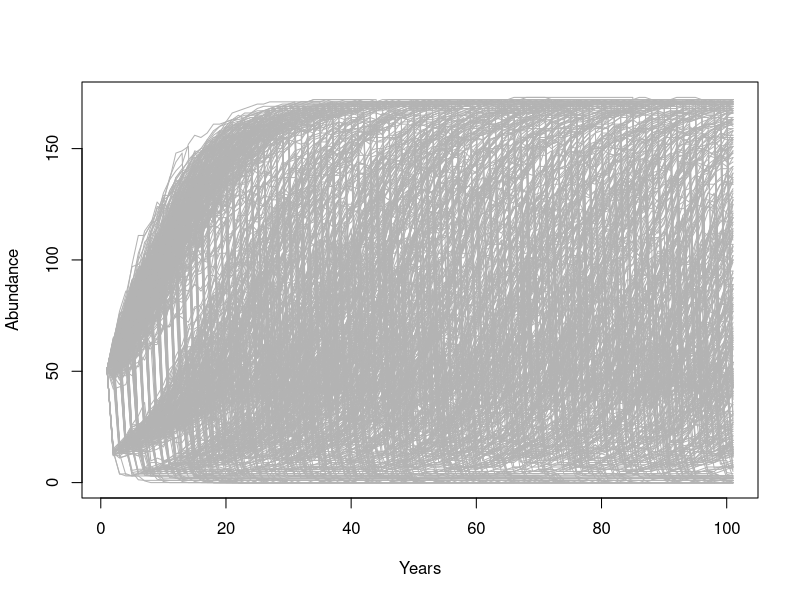
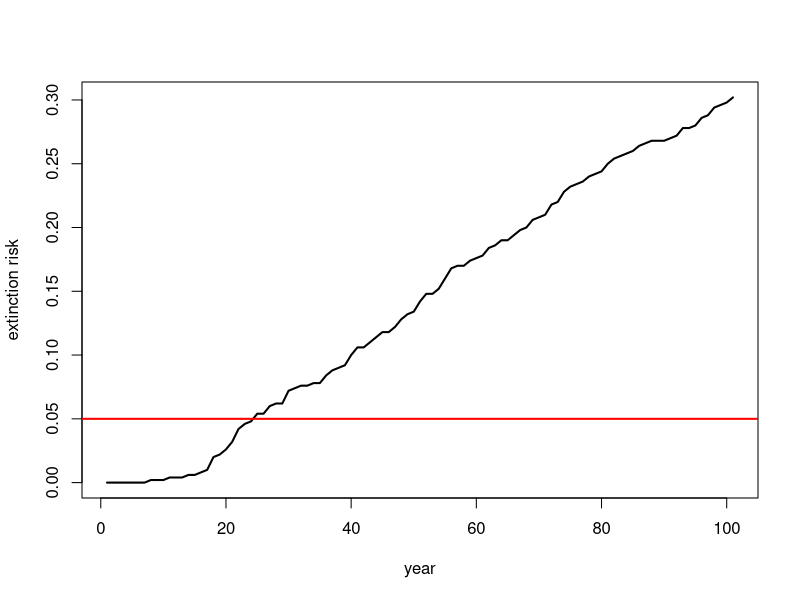
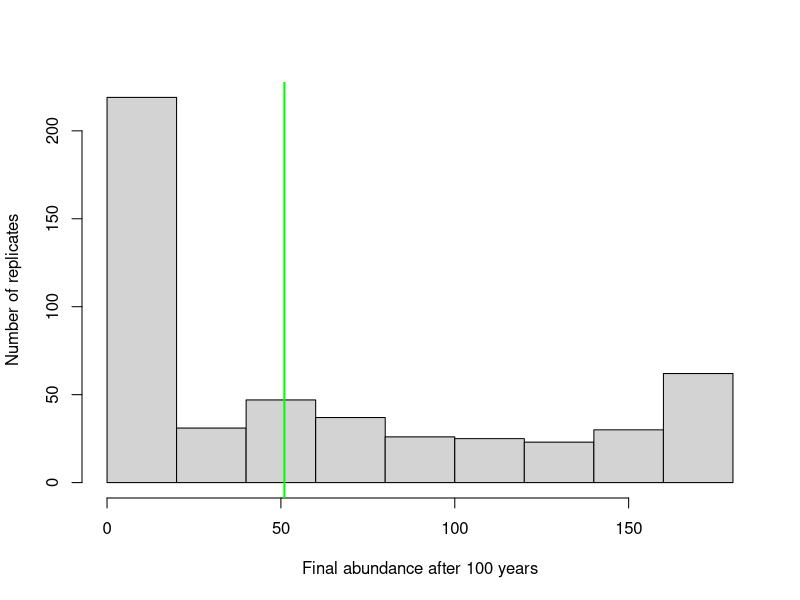
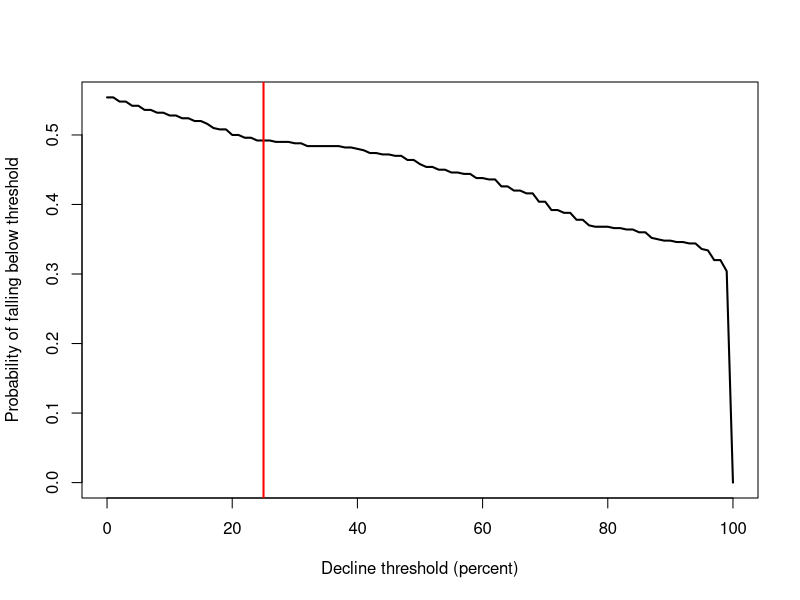
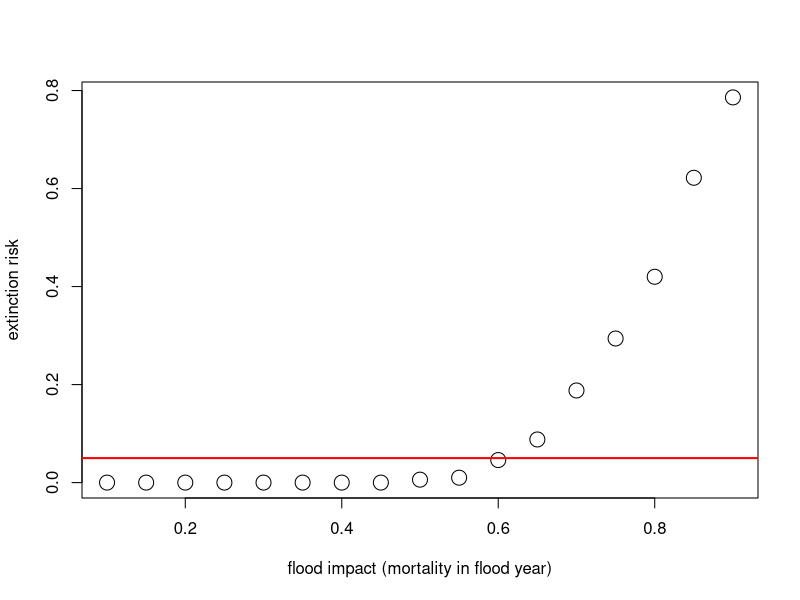

Write R code to recreate these figures, in order.
## ---- chunk 1
knitr::opts_chunk$set(echo = TRUE, cache = TRUE)
## ---- chunk 2
  
#  NRES 470/670, Lecture 12 -----------------------           
#   University of Nevada, Reno         
#   Population Viability Analysis 

## ---- chunk 3

# Demonstration PVA ---------------------------------

# STEP 1: conceptualize life history (we are modeling this population as a simple, single-stage stochastic model with density dependence)

# STEP 2: parameterize the model ---------------------------------

# Basic life history parameters

R_max <- 1.15       # Maximum rate of growth
Init_N <- 51        # Initial abundance (not stage structured)
K <- 175            # Carrying capacity

# Environmental stochasticity ------------------------------------

SD_anngrowth <- 0.11  # standard deviation of annual growth rate

# Density-dependence (Ricker model) ----------------------------------

Ricker <- function(prev_abund){       # this is a function for computing next-year abundance -- includes env stochasticity
  prev_abund * exp(log(rnorm(1,R_max,SD_anngrowth))*(1-(prev_abund/K)))
}

# Catastrophe -------------------------

Flood_prob <- 0.05      # 5% chance of major flood
Flood_lambda <- 0.25    # 25% of population can survive a flood 

## ---- chunk 4

# STEP 3: add spatial structure (not applicable here)

# STEP 4: simulate!  -------------------------------

# Basic simulation parameters

nyears <- 100     # number of years
nreps <- 500      # number of replicates


PVAdemo <- function(nreps,nyears,Init_N,R_max,K,Flood_prob,Flood_lambda){
  #browser()
  PopArray2 <- array(0,dim=c((nyears+1),nreps))   # set up storage array
  
  ## start looping through replicates
  
  for(rep in 1:nreps){
    
    # set initial abundance
    PopArray2[1,rep] <- Init_N     # set the initial abundance
    
    ### loop through years
    for(y in 2:(nyears+1)){
      ### stochasticity and d-d
      nextyear <- max(0,trunc(Ricker(PopArray2[y-1,rep])))
      
      ### catastrophe
      if(runif(1)<Flood_prob) nextyear <- nextyear*Flood_lambda
      PopArray2[y,rep] <- nextyear 
    }
  }
  
  return(PopArray2)
}

### Run the PVA! -------------------

Default <- PVAdemo(nreps,nyears,Init_N,R_max,K,Flood_prob,Flood_lambda)

## ---- chunk 5

# STEP 5: results  ------------------------- 

# Graphical visualization

PlotCloud <- function(simdata){
  plot(c(1:101),simdata[,1],col=gray(0.7),type="l",ylim=c(0,max(simdata)),xlab="Years",ylab="Abundance")
  
  for(r in 2:ncol(simdata)){
    lines(c(1:101),simdata[,r],col=gray(0.7),type="l")
  }
}

PlotCloud(Default)

## ---- chunk 6

# Visualize extinction rates over time

Extinction_byyear <- function(simdata){
  apply(simdata,1,function(t)  length(which(t==0)))/ncol(simdata)
}

plot(c(1:101),Extinction_byyear(Default),type="l",lwd=2,xlab="year",ylab="extinction risk")
abline(h=0.05,col="red",lwd=2)



## ---- chunk 7

# visualize final abundance after 100 years relative to initial abundance

hist(Default[nrow(Default),],xlab="Final abundance after 100 years",ylab="Number of replicates",main="")
abline(v=Init_N,col="green",lwd=2)

## ---- chunk 8

# plot probabilities of different severities of decline

declines <- seq(0,100,by=1)
declineprob <- numeric(length(declines))

for(s in 1:length(declines)){
  declineprob[s] <- length(which(Default[nrow(Default),]<(Init_N-(declines[s]/100)*Init_N)))/ncol(Default)
}

plot(declines,declineprob,type="l",lwd=2,xlab="Decline threshold (percent)",ylab="Probability of falling below threshold")

abline(v=25,col="red",lwd=2)

## ---- chunk 9

# Plot extinction risk as a function of flood severity

Exctinction_risk <- function(simdata){
  length(which(simdata[nrow(simdata),]==0))/ncol(simdata)
}

flood_lambdas <- seq(0.9,0.1,by=-0.05)

all_scenarios <- numeric(length(flood_lambdas))
for(scenario in 1:length(flood_lambdas)){
  PVA <- PVAdemo(nreps,nyears,Init_N,R_max,K,Flood_prob,flood_lambdas[scenario])
  all_scenarios[scenario] <- Exctinction_risk(PVA)
}

plot(1-flood_lambdas,all_scenarios,type="p",cex=2,xlab="flood impact (mortality in flood year)",ylab="extinction risk")
abline(h=0.05,col="red",lwd=2)



